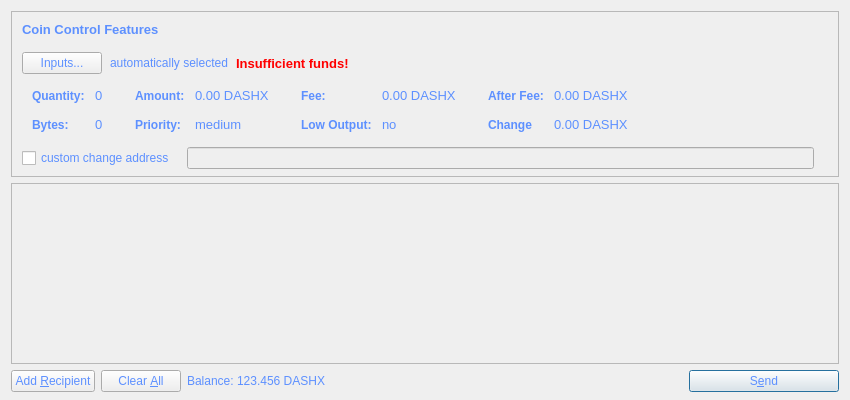
<?xml version="1.0" encoding="UTF-8"?>
<ui version="4.0">
 <class>SendCoinsDialog</class>
 <widget class="QDialog" name="SendCoinsDialog">
  <property name="geometry">
   <rect>
    <x>0</x>
    <y>0</y>
    <width>850</width>
    <height>400</height>
   </rect>
  </property>
  <property name="windowTitle">
   <string>Send Coins</string>
  </property>
  <property name="styleSheet">
   <string notr="true">background-image: url(:/images/bkg2);
color: rgb(93, 144, 255);
font: 75 10pt &quot;MS Shell Dlg 2&quot;;</string>
  </property>
  <layout class="QVBoxLayout" name="verticalLayout" stretch="0,1,0">
   <property name="bottomMargin">
    <number>8</number>
   </property>
   <item>
    <widget class="QFrame" name="frameCoinControl">
     <property name="sizePolicy">
      <sizepolicy hsizetype="Expanding" vsizetype="Expanding">
       <horstretch>0</horstretch>
       <verstretch>0</verstretch>
      </sizepolicy>
     </property>
     <property name="maximumSize">
      <size>
       <width>16777215</width>
       <height>16777215</height>
      </size>
     </property>
     <property name="frameShape">
      <enum>QFrame::StyledPanel</enum>
     </property>
     <property name="frameShadow">
      <enum>QFrame::Sunken</enum>
     </property>
     <layout class="QVBoxLayout" name="verticalLayoutCoinControl2">
      <property name="spacing">
       <number>5</number>
      </property>
      <property name="leftMargin">
       <number>0</number>
      </property>
      <property name="topMargin">
       <number>0</number>
      </property>
      <property name="rightMargin">
       <number>0</number>
      </property>
      <property name="bottomMargin">
       <number>6</number>
      </property>
      <item>
       <layout class="QVBoxLayout" name="verticalLayoutCoinControl" stretch="0,0,0,0,1">
        <property name="spacing">
         <number>0</number>
        </property>
        <property name="leftMargin">
         <number>10</number>
        </property>
        <property name="topMargin">
         <number>10</number>
        </property>
        <item>
         <layout class="QHBoxLayout" name="horizontalLayoutCoinControl1">
          <property name="bottomMargin">
           <number>15</number>
          </property>
          <item>
           <widget class="QLabel" name="labelCoinControlFeatures">
            <property name="sizePolicy">
             <sizepolicy hsizetype="Preferred" vsizetype="Maximum">
              <horstretch>0</horstretch>
              <verstretch>0</verstretch>
             </sizepolicy>
            </property>
            <property name="font">
             <font>
              <family>MS Shell Dlg 2</family>
              <pointsize>10</pointsize>
              <weight>75</weight>
              <italic>false</italic>
              <bold>true</bold>
             </font>
            </property>
            <property name="styleSheet">
             <string notr="true">font-weight:bold;</string>
            </property>
            <property name="text">
             <string>Coin Control Features</string>
            </property>
           </widget>
          </item>
         </layout>
        </item>
        <item>
         <layout class="QHBoxLayout" name="horizontalLayoutCoinControl2" stretch="0,0,0,0">
          <property name="spacing">
           <number>8</number>
          </property>
          <property name="bottomMargin">
           <number>10</number>
          </property>
          <item>
           <widget class="QPushButton" name="pushButtonCoinControl">
            <property name="styleSheet">
             <string notr="true"/>
            </property>
            <property name="text">
             <string>Inputs...</string>
            </property>
           </widget>
          </item>
          <item>
           <widget class="QLabel" name="labelCoinControlAutomaticallySelected">
            <property name="text">
             <string>automatically selected</string>
            </property>
            <property name="margin">
             <number>5</number>
            </property>
           </widget>
          </item>
          <item>
           <widget class="QLabel" name="labelCoinControlInsuffFunds">
            <property name="font">
             <font>
              <family>MS Shell Dlg 2</family>
              <pointsize>10</pointsize>
              <weight>75</weight>
              <italic>false</italic>
              <bold>true</bold>
             </font>
            </property>
            <property name="styleSheet">
             <string notr="true">color:red;font-weight:bold;</string>
            </property>
            <property name="text">
             <string>Insufficient funds!</string>
            </property>
            <property name="margin">
             <number>5</number>
            </property>
           </widget>
          </item>
          <item>
           <spacer name="horizontalSpacerCoinControl">
            <property name="orientation">
             <enum>Qt::Horizontal</enum>
            </property>
            <property name="sizeHint" stdset="0">
             <size>
              <width>40</width>
              <height>1</height>
             </size>
            </property>
           </spacer>
          </item>
         </layout>
        </item>
        <item>
         <widget class="QWidget" name="widgetCoinControl" native="true">
          <property name="sizePolicy">
           <sizepolicy hsizetype="Preferred" vsizetype="Preferred">
            <horstretch>0</horstretch>
            <verstretch>0</verstretch>
           </sizepolicy>
          </property>
          <property name="minimumSize">
           <size>
            <width>0</width>
            <height>0</height>
           </size>
          </property>
          <property name="styleSheet">
           <string notr="true"/>
          </property>
          <layout class="QHBoxLayout" name="horizontalLayoutCoinControl5">
           <property name="leftMargin">
            <number>0</number>
           </property>
           <property name="topMargin">
            <number>0</number>
           </property>
           <property name="rightMargin">
            <number>0</number>
           </property>
           <property name="bottomMargin">
            <number>0</number>
           </property>
           <item>
            <layout class="QHBoxLayout" name="horizontalLayoutCoinControl3" stretch="0,0,0,1">
             <property name="spacing">
              <number>20</number>
             </property>
             <property name="topMargin">
              <number>0</number>
             </property>
             <property name="bottomMargin">
              <number>10</number>
             </property>
             <item>
              <layout class="QFormLayout" name="formLayoutCoinControl1">
               <property name="horizontalSpacing">
                <number>10</number>
               </property>
               <property name="verticalSpacing">
                <number>14</number>
               </property>
               <property name="leftMargin">
                <number>10</number>
               </property>
               <property name="topMargin">
                <number>4</number>
               </property>
               <property name="rightMargin">
                <number>6</number>
               </property>
               <item row="0" column="0">
                <widget class="QLabel" name="labelCoinControlQuantityText">
                 <property name="styleSheet">
                  <string notr="true">font-weight:bold;</string>
                 </property>
                 <property name="text">
                  <string>Quantity:</string>
                 </property>
                 <property name="margin">
                  <number>0</number>
                 </property>
                </widget>
               </item>
               <item row="0" column="1">
                <widget class="QLabel" name="labelCoinControlQuantity">
                 <property name="font">
                  <font>
                   <family>MS Shell Dlg 2</family>
                   <pointsize>10</pointsize>
                   <weight>9</weight>
                   <italic>false</italic>
                   <bold>false</bold>
                  </font>
                 </property>
                 <property name="cursor">
                  <cursorShape>IBeamCursor</cursorShape>
                 </property>
                 <property name="contextMenuPolicy">
                  <enum>Qt::ActionsContextMenu</enum>
                 </property>
                 <property name="text">
                  <string>0</string>
                 </property>
                 <property name="margin">
                  <number>0</number>
                 </property>
                 <property name="textInteractionFlags">
                  <set>Qt::LinksAccessibleByMouse|Qt::TextSelectableByKeyboard|Qt::TextSelectableByMouse</set>
                 </property>
                </widget>
               </item>
               <item row="1" column="0">
                <widget class="QLabel" name="labelCoinControlBytesText">
                 <property name="styleSheet">
                  <string notr="true">font-weight:bold;</string>
                 </property>
                 <property name="text">
                  <string>Bytes:</string>
                 </property>
                </widget>
               </item>
               <item row="1" column="1">
                <widget class="QLabel" name="labelCoinControlBytes">
                 <property name="font">
                  <font>
                   <family>MS Shell Dlg 2</family>
                   <pointsize>10</pointsize>
                   <weight>9</weight>
                   <italic>false</italic>
                   <bold>false</bold>
                  </font>
                 </property>
                 <property name="cursor">
                  <cursorShape>IBeamCursor</cursorShape>
                 </property>
                 <property name="contextMenuPolicy">
                  <enum>Qt::ActionsContextMenu</enum>
                 </property>
                 <property name="text">
                  <string>0</string>
                 </property>
                 <property name="textInteractionFlags">
                  <set>Qt::LinksAccessibleByMouse|Qt::TextSelectableByKeyboard|Qt::TextSelectableByMouse</set>
                 </property>
                </widget>
               </item>
              </layout>
             </item>
             <item>
              <layout class="QFormLayout" name="formLayoutCoinControl2">
               <property name="horizontalSpacing">
                <number>10</number>
               </property>
               <property name="verticalSpacing">
                <number>14</number>
               </property>
               <property name="leftMargin">
                <number>6</number>
               </property>
               <property name="topMargin">
                <number>4</number>
               </property>
               <property name="rightMargin">
                <number>6</number>
               </property>
               <item row="0" column="0">
                <widget class="QLabel" name="labelCoinControlAmountText">
                 <property name="styleSheet">
                  <string notr="true">font-weight:bold;</string>
                 </property>
                 <property name="text">
                  <string>Amount:</string>
                 </property>
                 <property name="margin">
                  <number>0</number>
                 </property>
                </widget>
               </item>
               <item row="0" column="1">
                <widget class="QLabel" name="labelCoinControlAmount">
                 <property name="font">
                  <font>
                   <family>MS Shell Dlg 2</family>
                   <pointsize>10</pointsize>
                   <weight>9</weight>
                   <italic>false</italic>
                   <bold>false</bold>
                  </font>
                 </property>
                 <property name="cursor">
                  <cursorShape>IBeamCursor</cursorShape>
                 </property>
                 <property name="contextMenuPolicy">
                  <enum>Qt::ActionsContextMenu</enum>
                 </property>
                 <property name="text">
                  <string>0.00 DASHX</string>
                 </property>
                 <property name="textInteractionFlags">
                  <set>Qt::LinksAccessibleByMouse|Qt::TextSelectableByKeyboard|Qt::TextSelectableByMouse</set>
                 </property>
                </widget>
               </item>
               <item row="1" column="0">
                <widget class="QLabel" name="labelCoinControlPriorityText">
                 <property name="styleSheet">
                  <string notr="true">font-weight:bold;</string>
                 </property>
                 <property name="text">
                  <string>Priority:</string>
                 </property>
                </widget>
               </item>
               <item row="1" column="1">
                <widget class="QLabel" name="labelCoinControlPriority">
                 <property name="font">
                  <font>
                   <family>MS Shell Dlg 2</family>
                   <pointsize>10</pointsize>
                   <weight>9</weight>
                   <italic>false</italic>
                   <bold>false</bold>
                  </font>
                 </property>
                 <property name="cursor">
                  <cursorShape>IBeamCursor</cursorShape>
                 </property>
                 <property name="contextMenuPolicy">
                  <enum>Qt::ActionsContextMenu</enum>
                 </property>
                 <property name="text">
                  <string>medium</string>
                 </property>
                 <property name="textInteractionFlags">
                  <set>Qt::LinksAccessibleByMouse|Qt::TextSelectableByKeyboard|Qt::TextSelectableByMouse</set>
                 </property>
                </widget>
               </item>
              </layout>
             </item>
             <item>
              <layout class="QFormLayout" name="formLayoutCoinControl3">
               <property name="horizontalSpacing">
                <number>10</number>
               </property>
               <property name="verticalSpacing">
                <number>14</number>
               </property>
               <property name="leftMargin">
                <number>6</number>
               </property>
               <property name="topMargin">
                <number>4</number>
               </property>
               <property name="rightMargin">
                <number>6</number>
               </property>
               <item row="0" column="0">
                <widget class="QLabel" name="labelCoinControlFeeText">
                 <property name="styleSheet">
                  <string notr="true">font-weight:bold;</string>
                 </property>
                 <property name="text">
                  <string>Fee:</string>
                 </property>
                 <property name="margin">
                  <number>0</number>
                 </property>
                </widget>
               </item>
               <item row="0" column="1">
                <widget class="QLabel" name="labelCoinControlFee">
                 <property name="font">
                  <font>
                   <family>MS Shell Dlg 2</family>
                   <pointsize>10</pointsize>
                   <weight>9</weight>
                   <italic>false</italic>
                   <bold>false</bold>
                  </font>
                 </property>
                 <property name="cursor">
                  <cursorShape>IBeamCursor</cursorShape>
                 </property>
                 <property name="contextMenuPolicy">
                  <enum>Qt::ActionsContextMenu</enum>
                 </property>
                 <property name="text">
                  <string>0.00 DASHX</string>
                 </property>
                 <property name="textInteractionFlags">
                  <set>Qt::LinksAccessibleByMouse|Qt::TextSelectableByKeyboard|Qt::TextSelectableByMouse</set>
                 </property>
                </widget>
               </item>
               <item row="1" column="0">
                <widget class="QLabel" name="labelCoinControlLowOutputText">
                 <property name="styleSheet">
                  <string notr="true">font-weight:bold;</string>
                 </property>
                 <property name="text">
                  <string>Low Output:</string>
                 </property>
                </widget>
               </item>
               <item row="1" column="1">
                <widget class="QLabel" name="labelCoinControlLowOutput">
                 <property name="font">
                  <font>
                   <family>MS Shell Dlg 2</family>
                   <pointsize>10</pointsize>
                   <weight>9</weight>
                   <italic>false</italic>
                   <bold>false</bold>
                  </font>
                 </property>
                 <property name="cursor">
                  <cursorShape>IBeamCursor</cursorShape>
                 </property>
                 <property name="contextMenuPolicy">
                  <enum>Qt::ActionsContextMenu</enum>
                 </property>
                 <property name="text">
                  <string>no</string>
                 </property>
                 <property name="textInteractionFlags">
                  <set>Qt::LinksAccessibleByMouse|Qt::TextSelectableByKeyboard|Qt::TextSelectableByMouse</set>
                 </property>
                </widget>
               </item>
              </layout>
             </item>
             <item>
              <layout class="QFormLayout" name="formLayoutCoinControl4">
               <property name="horizontalSpacing">
                <number>10</number>
               </property>
               <property name="verticalSpacing">
                <number>14</number>
               </property>
               <property name="leftMargin">
                <number>6</number>
               </property>
               <property name="topMargin">
                <number>4</number>
               </property>
               <property name="rightMargin">
                <number>6</number>
               </property>
               <item row="0" column="0">
                <widget class="QLabel" name="labelCoinControlAfterFeeText">
                 <property name="styleSheet">
                  <string notr="true">font-weight:bold;</string>
                 </property>
                 <property name="text">
                  <string>After Fee:</string>
                 </property>
                 <property name="margin">
                  <number>0</number>
                 </property>
                </widget>
               </item>
               <item row="0" column="1">
                <widget class="QLabel" name="labelCoinControlAfterFee">
                 <property name="font">
                  <font>
                   <family>MS Shell Dlg 2</family>
                   <pointsize>10</pointsize>
                   <weight>9</weight>
                   <italic>false</italic>
                   <bold>false</bold>
                  </font>
                 </property>
                 <property name="cursor">
                  <cursorShape>IBeamCursor</cursorShape>
                 </property>
                 <property name="contextMenuPolicy">
                  <enum>Qt::ActionsContextMenu</enum>
                 </property>
                 <property name="text">
                  <string>0.00 DASHX</string>
                 </property>
                 <property name="textInteractionFlags">
                  <set>Qt::LinksAccessibleByMouse|Qt::TextSelectableByKeyboard|Qt::TextSelectableByMouse</set>
                 </property>
                </widget>
               </item>
               <item row="1" column="0">
                <widget class="QLabel" name="labelCoinControlChangeText">
                 <property name="styleSheet">
                  <string notr="true">font-weight:bold;</string>
                 </property>
                 <property name="text">
                  <string>Change</string>
                 </property>
                </widget>
               </item>
               <item row="1" column="1">
                <widget class="QLabel" name="labelCoinControlChange">
                 <property name="font">
                  <font>
                   <family>MS Shell Dlg 2</family>
                   <pointsize>10</pointsize>
                   <weight>9</weight>
                   <italic>false</italic>
                   <bold>false</bold>
                  </font>
                 </property>
                 <property name="cursor">
                  <cursorShape>IBeamCursor</cursorShape>
                 </property>
                 <property name="contextMenuPolicy">
                  <enum>Qt::ActionsContextMenu</enum>
                 </property>
                 <property name="text">
                  <string>0.00 DASHX</string>
                 </property>
                 <property name="textInteractionFlags">
                  <set>Qt::LinksAccessibleByMouse|Qt::TextSelectableByKeyboard|Qt::TextSelectableByMouse</set>
                 </property>
                </widget>
               </item>
              </layout>
             </item>
            </layout>
           </item>
          </layout>
         </widget>
        </item>
        <item>
         <layout class="QHBoxLayout" name="horizontalLayoutCoinControl4" stretch="0,0,0">
          <property name="spacing">
           <number>12</number>
          </property>
          <property name="sizeConstraint">
           <enum>QLayout::SetDefaultConstraint</enum>
          </property>
          <property name="topMargin">
           <number>5</number>
          </property>
          <property name="rightMargin">
           <number>5</number>
          </property>
          <item>
           <widget class="QCheckBox" name="checkBoxCoinControlChange">
            <property name="text">
             <string>custom change address</string>
            </property>
           </widget>
          </item>
          <item>
           <widget class="QLineEdit" name="lineEditCoinControlChange">
            <property name="enabled">
             <bool>false</bool>
            </property>
            <property name="sizePolicy">
             <sizepolicy hsizetype="Expanding" vsizetype="Fixed">
              <horstretch>0</horstretch>
              <verstretch>0</verstretch>
             </sizepolicy>
            </property>
           </widget>
          </item>
          <item>
           <widget class="QLabel" name="labelCoinControlChangeLabel">
            <property name="sizePolicy">
             <sizepolicy hsizetype="Preferred" vsizetype="Expanding">
              <horstretch>0</horstretch>
              <verstretch>0</verstretch>
             </sizepolicy>
            </property>
            <property name="minimumSize">
             <size>
              <width>0</width>
              <height>0</height>
             </size>
            </property>
            <property name="text">
             <string/>
            </property>
            <property name="margin">
             <number>3</number>
            </property>
           </widget>
          </item>
         </layout>
        </item>
        <item>
         <spacer name="verticalSpacerCoinControl">
          <property name="orientation">
           <enum>Qt::Vertical</enum>
          </property>
          <property name="sizeHint" stdset="0">
           <size>
            <width>800</width>
            <height>1</height>
           </size>
          </property>
         </spacer>
        </item>
       </layout>
      </item>
     </layout>
    </widget>
   </item>
   <item>
    <widget class="QScrollArea" name="scrollArea">
     <property name="widgetResizable">
      <bool>true</bool>
     </property>
     <widget class="QWidget" name="scrollAreaWidgetContents">
      <property name="geometry">
       <rect>
        <x>0</x>
        <y>0</y>
        <width>834</width>
        <height>179</height>
       </rect>
      </property>
      <layout class="QVBoxLayout" name="verticalLayout_2">
       <property name="leftMargin">
        <number>0</number>
       </property>
       <property name="topMargin">
        <number>0</number>
       </property>
       <property name="rightMargin">
        <number>0</number>
       </property>
       <property name="bottomMargin">
        <number>0</number>
       </property>
       <item>
        <layout class="QVBoxLayout" name="entries">
         <property name="spacing">
          <number>6</number>
         </property>
        </layout>
       </item>
       <item>
        <spacer name="verticalSpacer">
         <property name="orientation">
          <enum>Qt::Vertical</enum>
         </property>
         <property name="sizeHint" stdset="0">
          <size>
           <width>20</width>
           <height>40</height>
          </size>
         </property>
        </spacer>
       </item>
      </layout>
     </widget>
    </widget>
   </item>
   <item>
    <layout class="QHBoxLayout" name="horizontalLayout">
     <item>
      <widget class="QPushButton" name="addButton">
       <property name="toolTip">
        <string>Send to multiple recipients at once</string>
       </property>
       <property name="text">
        <string>Add &amp;Recipient</string>
       </property>
       <property name="icon">
        <iconset resource="../bitcoin.qrc">
         <normaloff>:/icons/add</normaloff>:/icons/add</iconset>
       </property>
       <property name="autoDefault">
        <bool>false</bool>
       </property>
      </widget>
     </item>
     <item>
      <widget class="QPushButton" name="clearButton">
       <property name="sizePolicy">
        <sizepolicy hsizetype="Minimum" vsizetype="Fixed">
         <horstretch>0</horstretch>
         <verstretch>0</verstretch>
        </sizepolicy>
       </property>
       <property name="toolTip">
        <string>Remove all transaction fields</string>
       </property>
       <property name="text">
        <string>Clear &amp;All</string>
       </property>
       <property name="icon">
        <iconset resource="../bitcoin.qrc">
         <normaloff>:/icons/remove</normaloff>:/icons/remove</iconset>
       </property>
       <property name="autoRepeatDelay">
        <number>300</number>
       </property>
       <property name="autoDefault">
        <bool>false</bool>
       </property>
      </widget>
     </item>
     <item>
      <layout class="QHBoxLayout" name="horizontalLayout_2">
       <property name="spacing">
        <number>3</number>
       </property>
       <item>
        <widget class="QLabel" name="label">
         <property name="sizePolicy">
          <sizepolicy hsizetype="Preferred" vsizetype="Fixed">
           <horstretch>0</horstretch>
           <verstretch>0</verstretch>
          </sizepolicy>
         </property>
         <property name="text">
          <string>Balance:</string>
         </property>
        </widget>
       </item>
       <item>
        <widget class="QLabel" name="labelBalance">
         <property name="sizePolicy">
          <sizepolicy hsizetype="Preferred" vsizetype="Fixed">
           <horstretch>0</horstretch>
           <verstretch>0</verstretch>
          </sizepolicy>
         </property>
         <property name="cursor">
          <cursorShape>IBeamCursor</cursorShape>
         </property>
         <property name="text">
          <string>123.456 DASHX</string>
         </property>
         <property name="textInteractionFlags">
          <set>Qt::LinksAccessibleByMouse|Qt::TextSelectableByKeyboard|Qt::TextSelectableByMouse</set>
         </property>
        </widget>
       </item>
      </layout>
     </item>
     <item>
      <spacer name="horizontalSpacer">
       <property name="orientation">
        <enum>Qt::Horizontal</enum>
       </property>
       <property name="sizeHint" stdset="0">
        <size>
         <width>40</width>
         <height>20</height>
        </size>
       </property>
      </spacer>
     </item>
     <item>
      <widget class="QPushButton" name="sendButton">
       <property name="minimumSize">
        <size>
         <width>150</width>
         <height>0</height>
        </size>
       </property>
       <property name="toolTip">
        <string>Confirm the send action</string>
       </property>
       <property name="text">
        <string>S&amp;end</string>
       </property>
       <property name="icon">
        <iconset resource="../bitcoin.qrc">
         <normaloff>:/icons/send</normaloff>:/icons/send</iconset>
       </property>
       <property name="default">
        <bool>true</bool>
       </property>
      </widget>
     </item>
    </layout>
   </item>
  </layout>
 </widget>
 <resources>
  <include location="../bitcoin.qrc"/>
 </resources>
 <connections/>
</ui>
